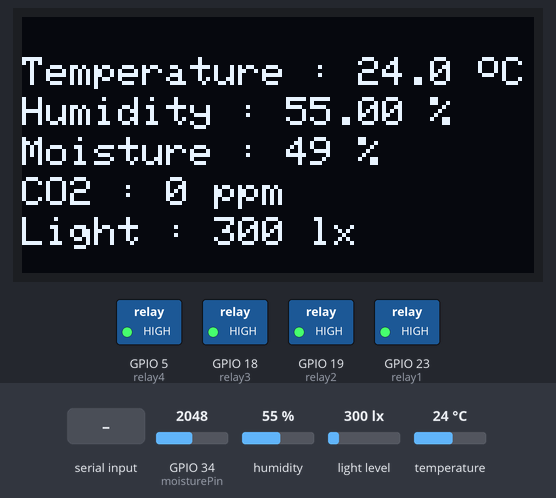
This sketch was run on a simulated ESP32. On the bench: 128×64 one-colour display, switched loads named in the sketch (green lamp = pin HIGH). Inputs (shaded band) come from the test bench; at power-on: humidity 55 %, light level 300 lx, GPIO 34 (moisturePin) = 2048, temperature 24 °C. WiFi joins after 1.5 s; servers stay silent unless stated; uploads are accepted with an empty reply; what the sketch prints to the serial monitor is not drawn.

Above: at 10.6 s.
10.7 s: humidity set to 22 %
At 13.5 s:
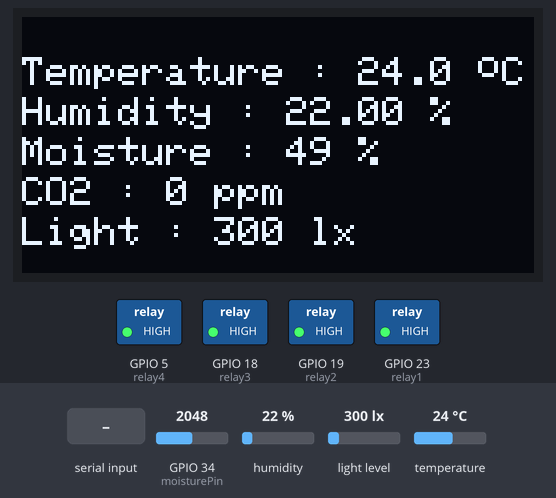
13.8 s: light level set to 40 lx
At 15.3 s:
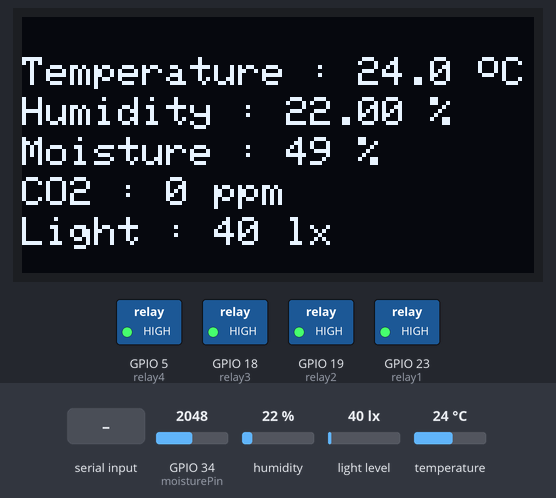
16.0 s: GPIO 34 (moisturePin) set to 1960
At 18.2 s:
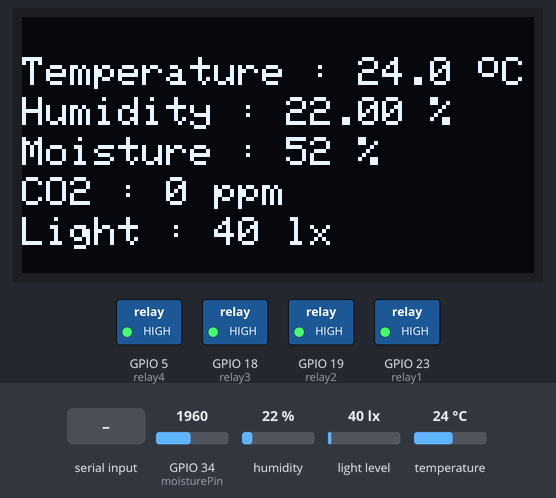
18.5 s: "CO2:90\n" received over the second serial link
At 20.1 s:
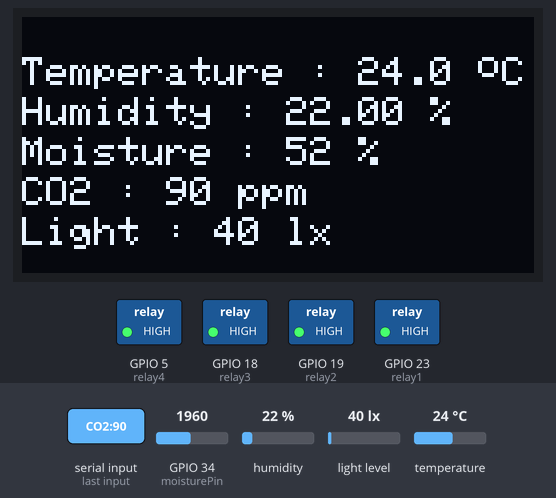
20.8 s: temperature set to 12 °C
At 22.9 s:
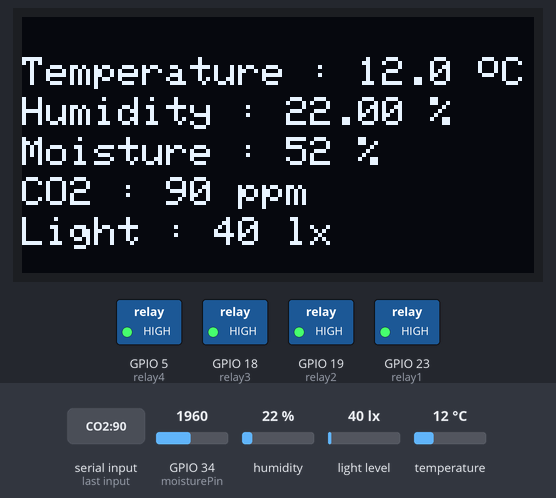
23.2 s: "CO2:\n" received over the second serial link
At 24.8 s:
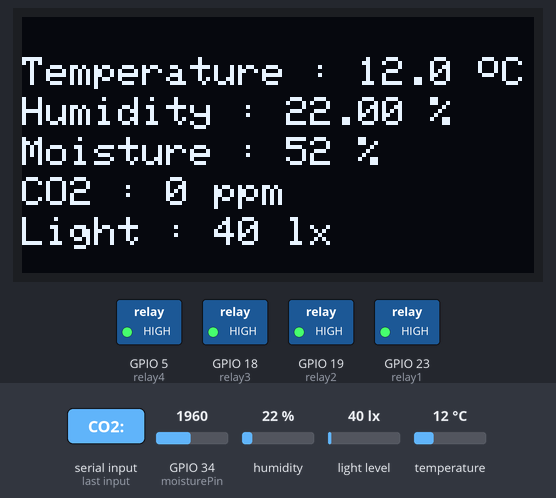
Timing chart, 0 to 26.3 s (numbered marks = the images above; inputs shaded):
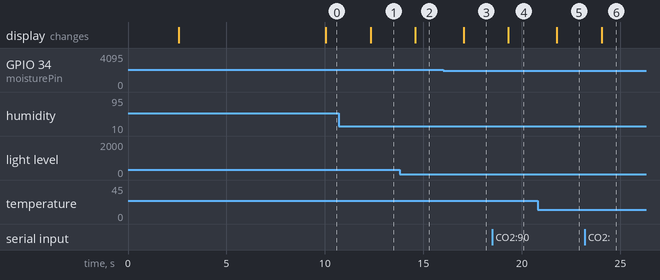

The sketch:

esp32.ino
```cpp
#include<Adafruit_GFX.h>
#include<Adafruit_SH110X.h>
#include <Wire.h>

#include<DHT.h>

#include<BH1750.h>
BH1750 lightMeter;

// Add the Wifi Feature
#include <WiFi.h>
#include <WiFiManager.h>
#include <HTTPClient.h>
#include <WiFiClientSecure.h>
#include <ArduinoJson.h>

// ===== *** Supabase Configuration *** =====
// REPLACE THESE with your Supabase Project settings
const char* supabase_url = "https://jhgnrbujsggsllzkgsfb.supabase.co";
const char* supabase_key = "sb_publishable_RnCtzZEfz-BYwDZ7_X73iw_Q_hdk44_";

unsigned long lastSensorUpdate = 0;
unsigned long lastActuatorCheck = 0;

WiFiManager wm;

// FOR MQ135 and mosfet
#define RXD2 16
#define TXD2 17
int CO2 = 0;  // Global variable

// For OLED
#define SCREEN_WIDTH 128
#define SCREEN_HEIGHT 64
#define i2C_Address 0x3C
#define OLED_RESET -1
Adafruit_SH1106G display(SCREEN_WIDTH,SCREEN_HEIGHT,&Wire,OLED_RESET);

// ===== **DHT22 Requirments** ====
#define DHTTYPE DHT22
const int pin = 4;
DHT dht(pin,DHTTYPE);

// =====** Moisture Requirments **=======
const int moisturePin = 34;
const int dryValue = 0;
const int wetValue = 4095;

// ====== *** Pwm value to control the MOSFET That come from app ****========
int pwmValue = 120; // Example value (can come from app)

// ===== *** Relay Pin Configuration *** =====
int relay1 = 23;
int relay2 = 19;
int relay3 = 18;
int relay4 = 5;

//Store the last reconnect time
unsigned long lastReconnect = 0;
//Store the last portal time
unsigned long lastPortalTry = 0;
bool portalRunning = false;

void setup(){
  Serial.begin(115200);

// =========== **** Setup Oled **** ===========
  if(!display.begin(i2C_Address,true)){
    Serial.println("OLED Not Found.");
  while(1);
  }
  display.clearDisplay();
  display.setTextSize(1);
  display.setTextColor(SH110X_WHITE);

// ======= ***WiFiManager Setup*** =======
 Serial.println("\n Starting Smart WiFi System...");
  WiFi.setAutoReconnect(true);
  WiFi.persistent(true);
  WiFi.setSleep(false);

  wm.setDebugOutput(true);
  wm.setConfigPortalTimeout(180);

  Serial.println(" Trying Saved WiFi...");

  display.clearDisplay();
  display.setCursor(0,10);
  display.println("WiFi Starting...");
  display.display();
  delay(1000);

bool res = wm.autoConnect("ESP32_Setup", "saffron2026");

    if (res) {
      Serial.println("Connected!");

      display.clearDisplay();
      display.setCursor(0,10);
      display.println("WiFi Connected!\n");
      display.print("IP : ");
      display.println(WiFi.localIP());
      display.print("RSSI : ");
      display.print(WiFi.RSSI());
      display.println(" dBm");
      display.display();
      delay(4000);

    } else {
      Serial.println("❌ Opening Portal...");

      display.clearDisplay();
      display.setCursor(0,10);
      display.println("Open WiFi Setup");
      display.println("SSID: ESP32_Setup");
      display.display();

      wm.startConfigPortal("ESP32_Setup", "saffron2026");
    }

// Start DHT
    dht.begin();

// =========== **** Setup UART for Arduino UNO **** ===========
  Serial2.begin(9600, SERIAL_8N1, RXD2, TXD2);
  Serial2.setTimeout(50); // 🔹 Stop ESP32 from freezing on bad reads

// =========== **** Setup BH1750 **** ===========
  Wire.begin(21, 22);

  if (lightMeter.begin()) {
    Serial.println("BH1750 Initialized Successfully");
  } else {
    Serial.println("Error Initializing BH1750");
  }
// ====== *** Set The Digital Pin For Relay Output*** ======
  pinMode(relay1, OUTPUT);
  pinMode(relay2, OUTPUT);
  pinMode(relay3, OUTPUT);
  pinMode(relay4, OUTPUT);

    // Turn OFF all relays initially
  digitalWrite(relay1, HIGH);
  digitalWrite(relay2, HIGH);
  digitalWrite(relay3, HIGH);
  digitalWrite(relay4, HIGH);

}


void loop(){

    wl_status_t status = WiFi.status();
    static int failCount = 0;
    static bool shown = false;

    //  Connected
    if (status == WL_CONNECTED) {

      if (!shown) {
        Serial.println("WiFi Connected");

        display.clearDisplay();
        display.setCursor(0,10);
        display.println("WiFi Connected!\n");
        display.print("IP : ");
        display.println(WiFi.localIP());
        display.print("RSSI : ");
        display.print(WiFi.RSSI());
        display.println(" dBm");
        display.display();

        delay(3000);   // better visibility
        shown = true;
      }
      failCount = 0;
    }

    //  Disconnected
    else {
      shown = false;

      display.clearDisplay();
      display.setCursor(0,0);
      display.println("WiFi Lost...");
      display.display();

      if (millis() - lastReconnect > 15000) {
        Serial.println("🔄 Reconnecting...");
        WiFi.reconnect();
        lastReconnect = millis();
        failCount++;
      }

      if (failCount > 5) {
        display.clearDisplay();
        display.setCursor(0,0);
        display.println("Reconnect Failed");
        display.println("Setup WiFi");
        display.display();

        wm.startConfigPortal("ESP32_Setup", "saffron2026");

        delay(2000);
        failCount = 0;
      }
    }

// ========= *****DHT22 Read value and Print the Serial Monitor*****=========
  float humidity=dht.readHumidity();
  float temperature=dht.readTemperature();

  if (isnan(humidity) || isnan(temperature)) {
    Serial.println("DHT22 Sensor Error!");

  }

// =============== *****Moisture sensore read value and Print the Serial Monitor*****===============
  int moistureSensorValue = analogRead(moisturePin);
  int moisturePercent=map(moistureSensorValue,wetValue,dryValue,0,100);
  moisturePercent=constrain(moisturePercent,0,100);

  // if (moistureSensorValue == 0) {
  //   Serial.printf("❌ ERROR: Moisture Sensor short or fully wet!\n");
  // }
  // else if(moistureSensorValue >= 4090) {
  //   Serial.printf("⚠️ WARNING: Moisture Sensor disconnected or dry air!\n");
  // }

// =============== ****Send the pwm Value for Arduino UNO****===============
  Serial2.println(pwmValue);


// ======== **** Receive MQ135 value ****=======
  if (Serial2.available()) {
    String data = Serial2.readStringUntil('\n');
    data.trim(); // 🔹 REMOVES invisible \r characters! This is crucial for OLEDs.

    if (data.startsWith("CO2:") ) {
      CO2 = data.substring(4).toInt();

    }
  }

// ======== **** Receive BH1750 value ****=========
    int lux = lightMeter.readLightLevel();

// ======== **** Supabase Communication ****=========
    if (status == WL_CONNECTED) {
      WiFiClientSecure client;
      client.setInsecure(); // Trust certificates to avoid expiration issues
      HTTPClient http;

      // 1. Send Sensor Data (every 5 seconds)
      if (millis() - lastSensorUpdate > 5000) {
        String url = String(supabase_url) + "/rest/v1/sensor_data";
        http.begin(client, url);
        http.addHeader("apikey", supabase_key);
        http.addHeader("Authorization", String("Bearer ") + supabase_key);
        http.addHeader("Content-Type", "application/json");
        http.addHeader("Prefer", "return=minimal");

        String payload = "{\"temperature\":" + String(temperature) +
                         ",\"humidity\":" + String(humidity) +
                         ",\"moisture\":" + String(moisturePercent) +
                         ",\"co2\":" + String(CO2) +
                         ",\"light\":" + String(lux) + "}";

        int httpResponseCode = http.POST(payload);
        Serial.print("Supabase Sensor POST Response: ");
        Serial.println(httpResponseCode);
        http.end();
        lastSensorUpdate = millis();
      }

      // 2. Get Actuator Commands (every 2 seconds)
      if (millis() - lastActuatorCheck > 2000) {
        String url = String(supabase_url) + "/rest/v1/actuators?id=eq.1&select=*";
        http.begin(client, url);
        http.addHeader("apikey", supabase_key);
        http.addHeader("Authorization", String("Bearer ") + supabase_key);

        int httpResponseCode = http.GET();
        if (httpResponseCode == 200) {
          String response = http.getString();

          StaticJsonDocument<512> doc;
          DeserializationError error = deserializeJson(doc, response);

          if (!error && doc.size() > 0) {
            bool mist = doc[0]["mist_maker"];
            bool fan = doc[0]["cooling_fan"];
            bool r3 = doc[0]["relay3"];
            bool r4 = doc[0]["relay4"];
            pwmValue = doc[0]["grow_light_pwm"];

            // Relays are active LOW (LOW = ON, HIGH = OFF)
            digitalWrite(relay1, mist ? LOW : HIGH);
            digitalWrite(relay2, fan ? LOW : HIGH);
            digitalWrite(relay3, r3 ? LOW : HIGH);
            digitalWrite(relay4, r4 ? LOW : HIGH);

            Serial.println("Actuators Updated from Supabase!");
          }
        }
        http.end();
        lastActuatorCheck = millis();
      }
    }

//  ===== ***Serial Monitor Code*** =======
  float feel_like = dht.computeHeatIndex(temperature, humidity, false);
  Serial.printf("Temperature : %.2f C | Humidity : %.2f % => Feels Like : %.2f C\n",temperature, humidity, feel_like);
  Serial.printf("Moisture : %d %\n",moisturePercent);
  Serial.printf("CO2 : %d \n",CO2);
  Serial.printf("Light: %d lx\n", lux);

// =========== *** OLED Display Show the DHT22 Value *** ===========
  display.clearDisplay();
  display.setCursor(0,10);
  display.printf("Temperature : %.1f ",temperature);
  // Draw degree symbol near temperature value
  display.drawCircle(116, 12, 2, SH110X_WHITE);
  display.println(" C");

  display.setCursor(0,20);
  display.printf("Humidity : %.2f %%\n",humidity);

  display.setCursor(0,30);
  display.printf("Moisture : %d %%\n",moisturePercent);

  display.setCursor(0,40);
  display.printf("CO2 : %d ppm \n",CO2);

  display.setCursor(0,50);
  display.printf("Light : %d lx \n",lux);

  display.display();

delay(1000);
}
```

Measured:
- after the input at 10.7 s, the display: changes after 1.6 s (image 1)
- after the input at 13.8 s, the display: changes after 0.78 s (image 2)
- after the input at 16.0 s, the display: changes after 1.0 s (image 3)
- after the input at 18.5 s, the display: changes after 0.81 s (image 4)
- after the input at 20.8 s, the display: changes after 0.98 s (image 5)
- after the input at 23.2 s, the display: changes after 0.85 s (image 6)
